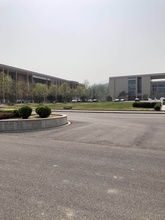
%> input picture ImageProcessing/data/building_01.jpg, 165 x 220 px, shrunk from 1080 x 1440 before the run
$ octave --eval "result = detect_features_Harris(imread('../data/building_01.jpg'));"   (GNU Octave 9; MATLAB toolbox functions it lacks are replaced by stand-ins)
%> lines starting %> are read from the running program, lines starting %| are printed output that depends on the picture; in (x1, y1, x2, y2) boxes, pixels count from 0 and x2, y2 are one past the last pixel; in counts of white or black regions, pixels touching at a corner belong together; the program's own positions count from 1
function [features, pyr, imp] = detect_features_Harris(img)
%%%Prewitt Operator Corner Detection.m
 %%%时间优化--相邻像素用取差的方法
 %%
Image = im2uint8(rgb2gray(img));
%Image = img;
dx = [-1 0 1;-1 0 1;-1 0 1];  %dx：横向Prewitt差分模版
Ix2 = filter2(dx,Image).^2;
Iy2 = filter2(dx',Image).^2;
Ixy = filter2(dx,Image).*filter2(dx',Image);
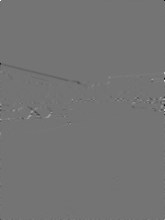
%> Ixy: size 220x165 double; min -173055, max 206568, mean -48.9; drawn with min black and max white

%生成 9*9高斯窗口。窗口越大，探测到的角点越少。
h= fspecial('gaussian',9,2);
A = filter2(h,Ix2);       % 用高斯窗口差分Ix2得到A
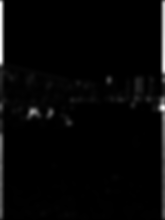
%> A: size 220x165 double; min 0, max 91572.2, mean 2337.5; drawn with min black and max white
B = filter2(h,Iy2);
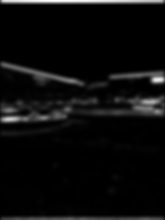
%> B: size 220x165 double; min 0, max 107477.2, mean 5254.5; drawn with min black and max white
C = filter2(h,Ixy);
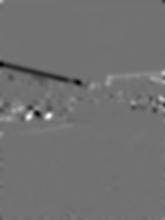
%> C: size 220x165 double; min -13834.2, max 17112.8, mean -49; drawn with min black and max white
nrow = size(Image,1);
%> nrow = 220
ncol = size(Image,2);
%> ncol = 165
Corner = zeros(nrow,ncol); %矩阵Corner用来保存候选角点位置,初值全零，值为1的点是角点
                            %真正的角点在137和138行由(row_ave,column_ave)得到
 %参数t:点(i,j)八邻域的“相似度”参数，只有中心点与邻域其他八个点的像素值之差在
 %（-t,+t）之间，才确认它们为相似点，相似点不在候选角点之列
 t=20;
 %我并没有全部检测图像每个点，而是除去了边界上boundary个像素，
 %因为我们感兴趣的角点并不出现在边界上
 boundary=8;
 for i=boundary:nrow-boundary+1
    for j=boundary:ncol-boundary+1
         nlike=0; %相似点个数
         if Image(i-1,j-1)>Image(i,j)-t && Image(i-1,j-1)<Image(i,j)+t
            nlike=nlike+1;
         end
         if Image(i-1,j)>Image(i,j)-t && Image(i-1,j)<Image(i,j)+t
            nlike=nlike+1;
         end
         if Image(i-1,j+1)>Image(i,j)-t && Image(i-1,j+1)<Image(i,j)+t
            nlike=nlike+1;
         end
        if Image(i,j-1)>Image(i,j)-t && Image(i,j-1)<Image(i,j)+t
            nlike=nlike+1;
         end
         if Image(i,j+1)>Image(i,j)-t && Image(i,j+1)<Image(i,j)+t
            nlike=nlike+1;
         end
         if Image(i+1,j-1)>Image(i,j)-t && Image(i+1,j-1)<Image(i,j)+t
            nlike=nlike+1;
         end
         if Image(i+1,j)>Image(i,j)-t && Image(i+1,j)<Image(i,j)+t
            nlike=nlike+1;
         end
         if Image(i+1,j+1)>Image(i,j)-t && Image(i+1,j+1)<Image(i,j)+t
            nlike=nlike+1;
         end
         if nlike>=2 && nlike<=6
             Corner(i,j)=1;%如果周围有0，1，7，8个相似与中心的（i,j）
                           %那(i,j)就不是角点，所以，直接忽略
         end;
     end;
 end;
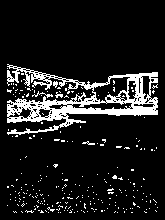
%> Corner: size 220x165 double; values 0 (black) and 1 (white), 11.5% white; 252 white regions (247 under 20 px), largest, box (x1, y1, x2, y2) and area: (7, 64, 158, 135) 3397, (32, 91, 53, 98) 39, (55, 92, 63, 98) 25, (82, 141, 95, 145) 25, (53, 81, 58, 88) 23
CRF = zeros(nrow,ncol);    % CRF用来保存角点响应函数值,初值全零
 CRFmax = 0;                % 图像中角点响应函数的最大值，作阈值之用
t=0.05;
% 计算CRF
 %工程上常用CRF(i,j) =det(M)/trace(M)计算CRF，那么此时应该将下面第105行的
 %比例系数t设置大一些，t=0.1对采集的这几幅图像来说是一个比较合理的经验值
 for i = boundary:nrow-boundary+1
for j = boundary:ncol-boundary+1
     if Corner(i,j)==1  %只关注候选点
         M = [A(i,j) C(i,j);
              C(i,j) B(i,j)];
         CRF(i,j) = det(M)-t*(trace(M))^2;
         if CRF(i,j) > CRFmax
            CRFmax = CRF(i,j);
        end;
    end
 end;
end;
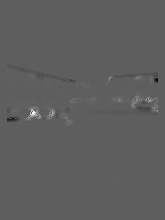
%> CRF: size 220x165 double; min -484164902.6, max 818451636.7, mean 1032942.1; drawn with min black and max white
%> after the loop, CRFmax = 818451636.7; M = [511 72.23; 72.23 905.7]
%CRFmax
 count = 0;       % 用来记录角点的个数
 t=0.01;
% 下面通过一个3*3的窗口来判断当前位置是否为角点
 for i = boundary:nrow-boundary+1
for j = boundary:ncol-boundary+1
         if Corner(i,j)==1  %只关注候选点的八邻域
             if CRF(i,j) > t*CRFmax && CRF(i,j) >CRF(i-1,j-1) ......
                && CRF(i,j) > CRF(i-1,j) && CRF(i,j) > CRF(i-1,j+1) ......
                && CRF(i,j) > CRF(i,j-1) && CRF(i,j) > CRF(i,j+1) ......
                && CRF(i,j) > CRF(i+1,j-1) && CRF(i,j) > CRF(i+1,j)......
                && CRF(i,j) > CRF(i+1,j+1)
            count=count+1;%这个是角点，count加1
             else % 如果当前位置（i,j）不是角点，则在Corner(i,j)中删除对该候选角点的记录
                 Corner(i,j) = 0;
            end;
         end;
end;
end;
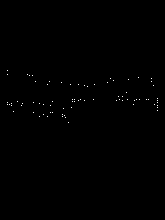
%> Corner: size 220x165 double; values 0 (black) and 1 (white), 0.21% white in thin lines or dots, all inside (x1, y1, x2, y2) = (7, 70, 158, 123)
%> after the loop, count = 77
% disp('角点个数');
 % disp(count)
% toc(t1)
keys = [];
 for i=boundary:nrow-boundary+1
for j=boundary:ncol-boundary+1
         column_ave=0;
         row_ave=0;
         k=0;
        if Corner(i,j)==1
             for x=i-3:i+3  %7*7邻域
                 for y=j-3:j+3
                     if Corner(x,y)==1
 % 用算数平均数作为角点坐标，如果改用几何平均数求点的平均坐标，对角点的提取意义不大
                         row_ave=row_ave+x;
                         column_ave=column_ave+y;
                         k=k+1;
                     end
                 end
             end
         end
         if k>0 %周围不止一个角点
             keys = [keys; column_ave/k,row_ave/k];
         end
 end;
end;
%> after the loop, keys = 77 rows, first 12: [8 71; 8 75; 29 75.5; 30.33 75.67; 31.5 76; 139 78; 112.5 80; 152 80.5; 129 80; 112.5 80; 36 82; 49 83.5]

pyr = [];
imp{1} = Image;
features = zeros(size(keys, 1), 9);
features(:, 8) = keys(:, 1);
features(:, 9) = keys(:, 2);
features(:, 1) = keys(:, 1);
features(:, 2) = keys(:, 2);
features(:, 3) = ones(size(keys, 1), 1);

end

$ run again, on ImageProcessing/data/building_02.jpg
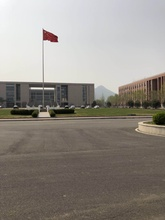
%> input picture ImageProcessing/data/building_02.jpg, 165 x 220 px, shrunk from 1080 x 1440 before the run
%> after the loop in detect_features_Harris, `for i=boundary:nrow-boundary+1`:
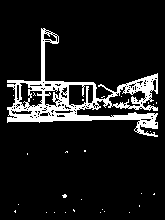
%> Corner: size 220x165 double; values 0 (black) and 1 (white), 10.7% white; 29 white regions (28 under 20 px), largest, box (x1, y1, x2, y2) and area: (7, 28, 158, 137) 3819
%> after the loop in detect_features_Harris, `for i = boundary:nrow-boundary+1`:
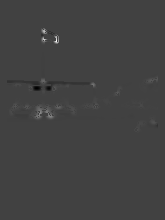
%> CRF: size 220x165 double; min -625206663, max 1.81e+09, mean 2860056.6; drawn with min black and max white
%> after the loop in detect_features_Harris, `for i = boundary:nrow-boundary+1`: CRFmax = 1.81e+09; M = [196.6 70.5; 70.5 504.3]
%> after the loop in detect_features_Harris, `for i = boundary:nrow-boundary+1`: count = 46
%> after the loop in detect_features_Harris, `for i=boundary:nrow-boundary+1`: keys = 46 rows, first 12: [45 32; 45 40; 52 41; 58 41; 58 41; 158 79; 152 81; 44 82; 17 85; 94 85; 61 87; 68 87]

$ run again, on ImageProcessing/data/building_03.jpg
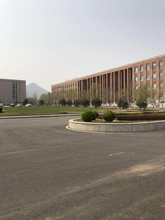
%> input picture ImageProcessing/data/building_03.jpg, 165 x 220 px, shrunk from 1080 x 1440 before the run
%> after the loop in detect_features_Harris, `for i=boundary:nrow-boundary+1`:
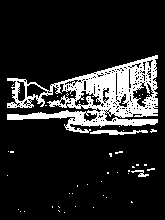
%> Corner: size 220x165 double; values 0 (black) and 1 (white), 14.7% white; 47 white regions (44 under 20 px), largest, box (x1, y1, x2, y2) and area: (7, 55, 158, 133) 4967, (90, 130, 148, 135) 176, (131, 170, 149, 177) 55
%> after the loop in detect_features_Harris, `for i = boundary:nrow-boundary+1`:
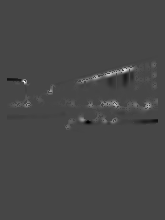
%> CRF: size 220x165 double; min -199285565.7, max 522950250.3, mean 2596350.7; drawn with min black and max white
%> after the loop in detect_features_Harris, `for i = boundary:nrow-boundary+1`: CRFmax = 522950250.3; M = [301.1 36.2; 36.2 321.4]
%> after the loop in detect_features_Harris, `for i = boundary:nrow-boundary+1`: count = 64
%> after the loop in detect_features_Harris, `for i=boundary:nrow-boundary+1`: keys = 64 rows, first 12: [154 65; 149 67; 131 69; 125 71; 117 73; 98.5 76.5; 109 75; 155 76; 96 78; 97.33 77; 137.3 79; 137.3 79]
